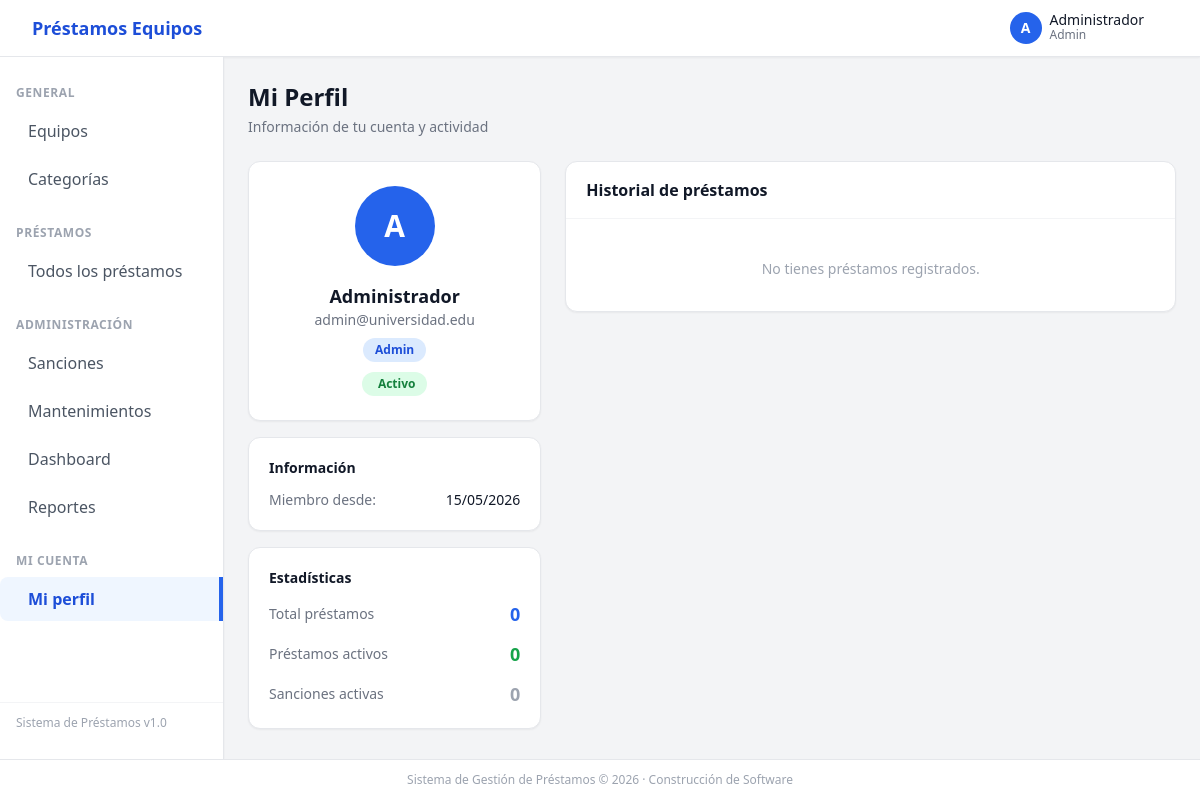
The page /index.php?action=perfil (signed in) on the database its author committed.
### tables this page shows
CREATE TABLE usuarios (
  id_usuario     INT AUTO_INCREMENT PRIMARY KEY,
  nombre         VARCHAR(100)  NOT NULL,
  email          VARCHAR(150)  NOT NULL UNIQUE,
  cedula         VARCHAR(20)   UNIQUE,
  password_hash  VARCHAR(255)  NOT NULL,
  tipo           ENUM('admin','docente','estudiante') NOT NULL DEFAULT 'estudiante',
  carrera        VARCHAR(100),
  estado         ENUM('activo','sancionado') NOT NULL DEFAULT 'activo',
  created_at     TIMESTAMP DEFAULT CURRENT_TIMESTAMP
);

### controllers/Usuariocontroller.php (called while the page is built, shortened)
<?php
class UsuarioController
{
    private Usuario  $usuarioModel;
    private Prestamo $prestamoModel;
    private Sancion  $sancionModel;
    public function __construct()
    {
        $this->usuarioModel  = new Usuario();
        $this->prestamoModel = new Prestamo();
        $this->sancionModel  = new Sancion();
    }
    public function perfil(): void
    {
        $usuarioSesion = $_SESSION['usuario'];
        if ($usuarioSesion['tipo'] === ROL_ADMIN && isset($_GET['id'])) {
            $idUsuario = (int) $_GET['id'];
        } else {
            $idUsuario = (int) $usuarioSesion['id_usuario'];
        }
        $usuario = $this->usuarioModel->buscarPorId($idUsuario);
        $prestamos = $this->prestamoModel->obtenerPorUsuario($idUsuario);
        $sanciones = $this->sancionModel->obtenerPorUsuario($idUsuario);
        $estadisticas = [
            'total_prestamos'  => count($prestamos),
            'prestamos_activos'=> count(array_filter($prestamos, fn($p) => $p['estado'] === PRESTAMO_ACTIVO)),
            'sanciones_activas'=> count(array_filter($sanciones,  fn($s) => $s['estado'] === SANCION_ACTIVA)),
        ];
        require_once __DIR__ . '/../views/perfil/index.php';
    }
}

### config/database.php (called while the page is built)
<?php
function getDB(): PDO
{
    static $pdo = null;
    if ($pdo !== null) {
        return $pdo;
    }
    $host = $_ENV['DB_HOST'] ?? 'localhost';
    $db   = $_ENV['DB_NAME'] ?? 'prestamos_equipos';
    $user = $_ENV['DB_USER'] ?? 'root';
    $pass = $_ENV['DB_PASS'] ?? '';
    try {
        $pdo = new PDO(
            "mysql:host={$host};dbname={$db};charset=utf8mb4",
            $user,
            $pass,
            [
                PDO::ATTR_ERRMODE            => PDO::ERRMODE_EXCEPTION,
                PDO::ATTR_DEFAULT_FETCH_MODE => PDO::FETCH_ASSOC,
                PDO::ATTR_EMULATE_PREPARES   => false,
            ]
        );
    } catch (PDOException $e) {
        http_response_code(500);
        die(json_encode([
            'ok'    => false,
            'error' => 'Error de conexión a la base de datos: ' . $e->getMessage()
        ]));
    }
    return $pdo;
}

### models/Usuario.php (called while the page is built, shortened)
<?php
class Usuario
{
    private PDO $db;
    public function __construct()
    {
        $this->db = getDB();
    }
    public function buscarPorId(int $id): array|false
    {
        $stmt = $this->db->prepare("
            SELECT id_usuario, nombre, email, tipo,
                   carrera, cedula, estado, created_at
            FROM usuarios
            WHERE id_usuario = :id
            LIMIT 1
        ");
        $stmt->execute([':id' => $id]);
        return $stmt->fetch();
    }
}

### models/Prestamo.php (called while the page is built, shortened)
<?php
class Prestamo
{
    private PDO $db;
    public function __construct()
    {
        $this->db = getDB();
    }
    private function sqlBase(): string
    {
        return "
            SELECT
                p.*,
                u.nombre            AS usuario_nombre,
                u.email             AS usuario_email,
                u.tipo              AS usuario_tipo,
                e.nombre            AS equipo_nombre,
                e.codigo_inventario AS equipo_codigo,
                e.marca             AS equipo_marca,
                c.nombre            AS categoria_nombre,
                a.nombre            AS admin_nombre
            FROM prestamos p
            JOIN usuarios  u ON u.id_usuario  = p.id_usuario
            JOIN equipos   e ON e.id_equipo   = p.id_equipo
            JOIN categorias c ON c.id_categoria = e.id_categoria
            LEFT JOIN usuarios a ON a.id_usuario = p.id_admin_aprueba
        ";
    }
    public function obtenerPorUsuario(int $idUsuario, array $filtros = []): array
    {
        $sql    = $this->sqlBase() . " WHERE p.id_usuario = :id_usuario";
        $params = [':id_usuario' => $idUsuario];
        $sql .= " ORDER BY p.fecha_solicitud DESC";
        $stmt = $this->db->prepare($sql);
        $stmt->execute($params);
        return $stmt->fetchAll();
    }
}

### models/Sancion.php (called while the page is built, shortened)
<?php
class Sancion
{
    private PDO $db;
    public function __construct()
    {
        $this->db = getDB();
    }
    private function sqlBase(): string
    {
        return "
            SELECT
                s.*,
                u.nombre  AS usuario_nombre,
                u.email   AS usuario_email,
                e.nombre  AS equipo_nombre
            FROM sanciones s
            JOIN usuarios  u ON u.id_usuario = s.id_usuario
            JOIN prestamos p ON p.id_prestamo = s.id_prestamo
            JOIN equipos   e ON e.id_equipo   = p.id_equipo
        ";
    }
    public function obtenerPorUsuario(int $idUsuario): array
    {
        $sql  = $this->sqlBase() . "
            WHERE s.id_usuario = :id_usuario
            ORDER BY s.fecha_inicio DESC
        ";
        $stmt = $this->db->prepare($sql);
        $stmt->execute([':id_usuario' => $idUsuario]);
        return $stmt->fetchAll();
    }
}

### views/perfil/index.php (the view, shortened to what this page needs)
<?php
require_once __DIR__ . '/../../views/layout/header.php';
require_once __DIR__ . '/../../views/layout/sidebar.php';
?>
<div class="mb-6">
  <h1 class="text-2xl font-bold text-gray-900">Mi Perfil</h1>
  <p class="text-sm text-gray-500 mt-1">Información de tu cuenta y actividad</p>
</div>
<div class="grid grid-cols-1 lg:grid-cols-3 gap-6">
  <div class="space-y-4">
    <div class="bg-white rounded-xl border border-gray-200 shadow-sm p-6 text-center">
      <div class="w-20 h-20 rounded-full bg-blue-600 text-white flex items-center
                  justify-center text-3xl font-bold mx-auto mb-4">
        <?= strtoupper(substr($usuario['nombre'], 0, 1)) ?>
      </div>
      <h2 class="text-lg font-bold text-gray-900">
        <?= htmlspecialchars($usuario['nombre']) ?>
      </h2>
      <p class="text-sm text-gray-500"><?= htmlspecialchars($usuario['email']) ?></p>
      <span class="inline-block mt-2 bg-blue-100 text-blue-700 text-xs font-semibold
                   px-3 py-1 rounded-full capitalize">
        <?= $usuario['tipo'] ?>
      </span>
      <div class="mt-2">
        <?php if ($usuario['estado'] === USUARIO_SANCIONADO): ?>
          <span class="inline-block bg-red-100 text-red-700 text-xs font-semibold
                       px-3 py-1 rounded-full">
            <i class="ti ti-alert-triangle mr-1"></i> Sancionado
          </span>
        <?php else: ?>
          <span class="inline-block bg-green-100 text-green-700 text-xs font-semibold
                       px-3 py-1 rounded-full">
            <i class="ti ti-circle-check mr-1"></i> Activo
          </span>
        <?php endif; ?>
      </div>
    </div>
    <div class="bg-white rounded-xl border border-gray-200 shadow-sm p-5">
      <h3 class="font-semibold text-gray-900 mb-3 text-sm">Información</h3>
      <div class="space-y-2 text-sm">
        <div class="flex justify-between">
          <span class="text-gray-500">Miembro desde:</span>
          <span class="font-medium">
            <?= date('d/m/Y', strtotime($usuario['created_at'])) ?>
          </span>
        </div>
      </div>
    </div>
    <div class="bg-white rounded-xl border border-gray-200 shadow-sm p-5">
      <h3 class="font-semibold text-gray-900 mb-3 text-sm">Estadísticas</h3>
      <div class="space-y-3">
        <div class="flex justify-between items-center">
          <span class="text-sm text-gray-500">Total préstamos</span>
          <span class="font-bold text-blue-600 text-lg">
            <?= $estadisticas['total_prestamos'] ?>
          </span>
        </div>
        <div class="flex justify-between items-center">
          <span class="text-sm text-gray-500">Préstamos activos</span>
          <span class="font-bold text-green-600 text-lg">
            <?= $estadisticas['prestamos_activos'] ?>
          </span>
        </div>
        <div class="flex justify-between items-center">
          <span class="text-sm text-gray-500">Sanciones activas</span>
          <span class="font-bold <?= $estadisticas['sanciones_activas'] > 0 ? 'text-red-600' : 'text-gray-400' ?> text-lg">
            <?= $estadisticas['sanciones_activas'] ?>
          </span>
        </div>
      </div>
    </div>
  </div>
  <div class="lg:col-span-2 space-y-6">
    <div class="bg-white rounded-xl border border-gray-200 shadow-sm">
      <div class="px-5 py-4 border-b border-gray-100">
        <h3 class="font-semibold text-gray-900">Historial de préstamos</h3>
      </div>
      <?php if (empty($prestamos)): ?>
        <div class="p-8 text-center text-gray-400">
          <p class="mt-2 text-sm">No tienes préstamos registrados.</p>
        </div>
      <?php endif; ?>
    </div>
  </div>
</div>
<?php require_once __DIR__ . '/../../views/layout/footer.php'; ?>

### rows shown on the page
usuarios: nombre "A", nombre "Administrador", email "admin@universidad.edu", tipo "Admin", created_at "15/05/2026"

### other values the page prints
substr($_SESSION['usuario']['nombre'], 0, 1) "A"
$_SESSION['usuario']['nombre'] "Administrador"
$_SESSION['usuario']['tipo'] "Admin"
$etiqueta "Equipos Categorías Todos los préstamos Sanciones Mantenimientos Dashboard Reportes Mi perfil"
$estadisticas['total_prestamos'] "0"
$estadisticas['prestamos_activos'] "0"
$estadisticas['sanciones_activas'] "0"
